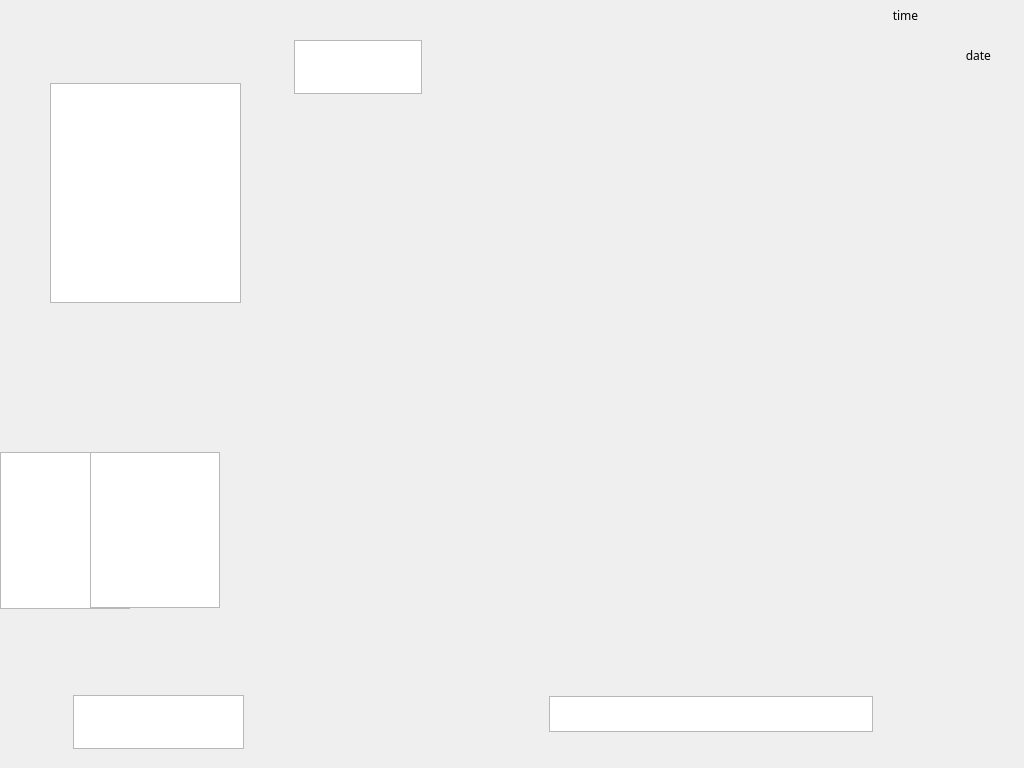
<?xml version="1.0" encoding="UTF-8"?>
<ui version="4.0">
 <class>Widget</class>
 <widget class="QWidget" name="Widget">
  <property name="geometry">
   <rect>
    <x>0</x>
    <y>0</y>
    <width>1024</width>
    <height>768</height>
   </rect>
  </property>
  <property name="font">
   <font>
    <family>FZCuQian-M17S</family>
   </font>
  </property>
  <property name="windowTitle">
   <string>Widget</string>
  </property>
  <widget class="QGraphicsView" name="graphicsView_scroll">
   <property name="geometry">
    <rect>
     <x>549</x>
     <y>696</y>
     <width>324</width>
     <height>36</height>
    </rect>
   </property>
   <property name="font">
    <font>
     <family>FZCuQian-M17S</family>
    </font>
   </property>
  </widget>
  <widget class="QLabel" name="label_date">
   <property name="geometry">
    <rect>
     <x>790</x>
     <y>40</y>
     <width>201</width>
     <height>31</height>
    </rect>
   </property>
   <property name="text">
    <string>date</string>
   </property>
   <property name="alignment">
    <set>Qt::AlignRight|Qt::AlignTrailing|Qt::AlignVCenter</set>
   </property>
  </widget>
  <widget class="QGraphicsView" name="graphicsView_logo">
   <property name="geometry">
    <rect>
     <x>294</x>
     <y>40</y>
     <width>128</width>
     <height>54</height>
    </rect>
   </property>
  </widget>
  <widget class="QLabel" name="label_time">
   <property name="geometry">
    <rect>
     <x>850</x>
     <y>0</y>
     <width>111</width>
     <height>31</height>
    </rect>
   </property>
   <property name="text">
    <string>time</string>
   </property>
   <property name="alignment">
    <set>Qt::AlignCenter</set>
   </property>
  </widget>
  <widget class="QGraphicsView" name="graphicsView_Arrow">
   <property name="geometry">
    <rect>
     <x>50</x>
     <y>83</y>
     <width>191</width>
     <height>220</height>
    </rect>
   </property>
  </widget>
  <widget class="QGraphicsView" name="graphicsView_floor1">
   <property name="geometry">
    <rect>
     <x>0</x>
     <y>452</y>
     <width>130</width>
     <height>157</height>
    </rect>
   </property>
  </widget>
  <widget class="QGraphicsView" name="graphicsView_floor2">
   <property name="geometry">
    <rect>
     <x>90</x>
     <y>452</y>
     <width>130</width>
     <height>156</height>
    </rect>
   </property>
  </widget>
  <widget class="QGraphicsView" name="graphicsView_emergency">
   <property name="geometry">
    <rect>
     <x>73</x>
     <y>695</y>
     <width>171</width>
     <height>54</height>
    </rect>
   </property>
  </widget>
  <widget class="QLabel" name="label_floor">
   <property name="geometry">
    <rect>
     <x>20</x>
     <y>452</y>
     <width>200</width>
     <height>156</height>
    </rect>
   </property>
   <property name="text">
    <string/>
   </property>
   <property name="alignment">
    <set>Qt::AlignCenter</set>
   </property>
  </widget>
  <widget class="QLabel" name="label_Arrow">
   <property name="geometry">
    <rect>
     <x>50</x>
     <y>113</y>
     <width>191</width>
     <height>171</height>
    </rect>
   </property>
   <property name="text">
    <string/>
   </property>
  </widget>
 </widget>
 <layoutdefault spacing="6" margin="11"/>
 <resources/>
 <connections/>
</ui>
